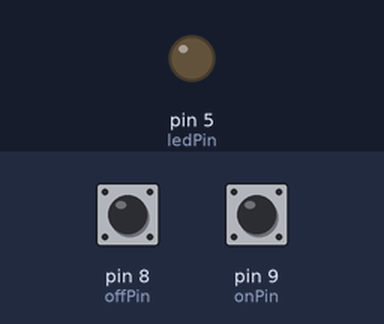
Bench run of a sketch on a simulated Arduino Uno, built with avr-gcc and run on an emulated ATmega328P. On the bench: output pins drawn as LEDs (lit = HIGH). Inputs (shaded band) come from the test bench; at power-on: pin 9 (onPin) HIGH, pin 8 (offPin) HIGH.

Above: at 1.2 s.
1.3 s: pin 9 (onPin) pulled LOW for 0.15 s
At 1.8 s:
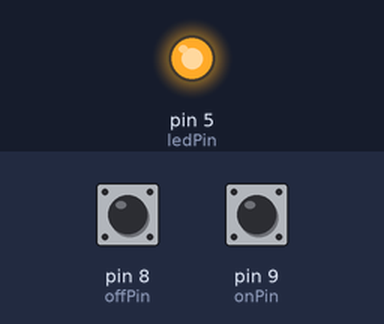
2.9 s: pin 8 (offPin) pulled LOW for 0.15 s
At 4.1 s:
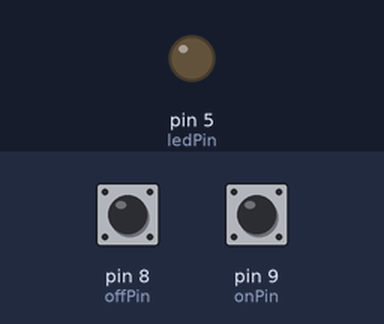
4.5 s: pin 9 (onPin) pulled LOW for 1 s
At 5.5 s:
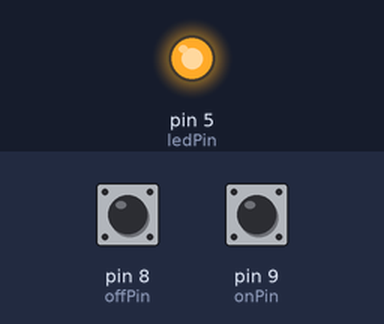
7.0 s: pin 8 (offPin) driven LOW and pin 9 (onPin) driven LOW
At 7.6 s:
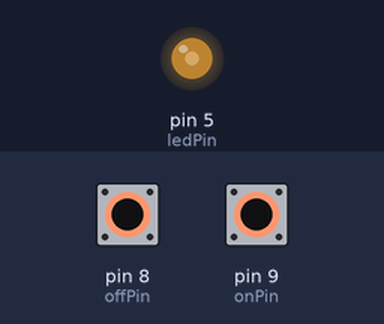
8.5 s: pin 8 (offPin) driven HIGH
At 9.5 s:
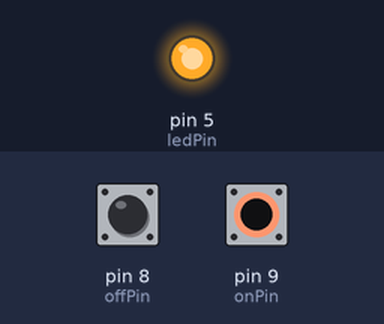
Timing chart, 0 to 11.0 s (numbered marks = the images above; inputs shaded):
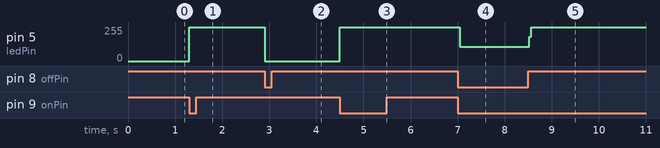

Measured:
- after the input at 1.3 s, pin 5 (ledPin): 0/255 → 255/255 at once
- after the input at 2.9 s, pin 5 (ledPin): 255/255 → 0/255 at once
- after the input at 4.5 s, pin 5 (ledPin): 0/255 → 255/255 at once
- after the input at 7.0 s, pin 5 (ledPin): 255/255 → 108/255 at once
- after the input at 8.5 s, pin 5 (ledPin): 108/255 → 255/255 at once

The sketch:

input.ino
```cpp
int ledPin = 5;
int onPin = 9;
int offPin = 8;

byte leds = 0;

void setup() {
    pinMode(ledPin, OUTPUT);
    pinMode(onPin, INPUT_PULLUP);
    pinMode(offPin, INPUT_PULLUP);
}

void loop() {
    if (digitalRead(onPin) == LOW) {
        digitalWrite(ledPin, HIGH);
    }
    if (digitalRead(offPin) == LOW) {
        digitalWrite(ledPin, LOW);
    }
}
```
